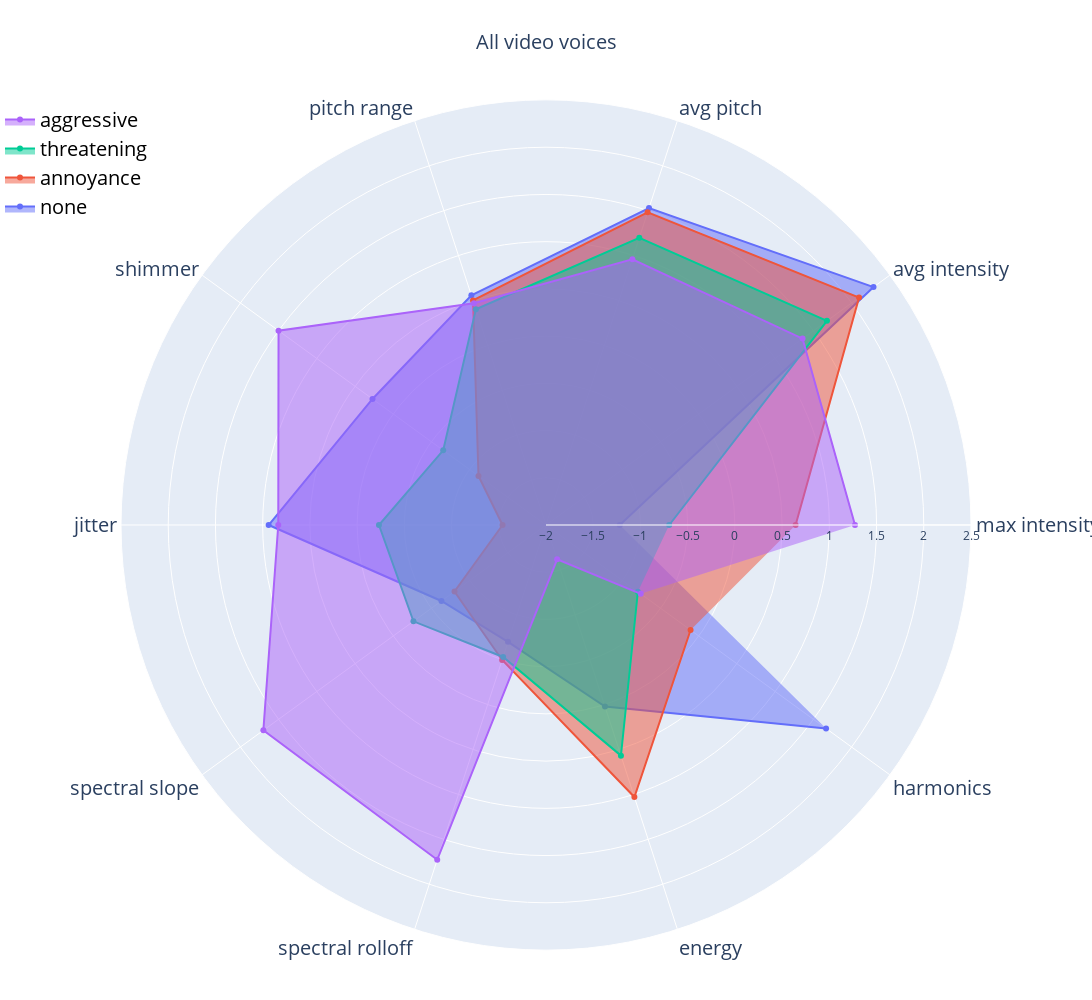

Source (notebook cell):
### Code cell
radarPlotDataframes(means_all_parent, 'All video voices', 'parent', -2.0, 2.5 )

### Figure 1 — Plotly figure (JSON) as saved in the notebook; plotly's stock layout.template omitted (floating-point values rounded to 4 significant figures)
{"data": [{"fill": "toself", "name": "none", "r": [-1.219, 2.287, 1.529, 0.5567, 0.2707, 0.9367, -0.6312, -0.699, 0.0219, 1.666, -1.69, -0.06872, 1.49], "subplot": "polar", "theta": ["max intensity", "avg intensity", "avg pitch", "pitch range", "shimmer", "jitter", "spectral slope", "spectral rolloff", "energy", "harmonics"], "type": "scatterpolar"}, {"fill": "toself", "name": "annoyance", "r": [0.6428, 2.097, 1.481, 0.5005, -1.117, -1.54, -0.8028, -0.4973, 1.029, -0.1077, 0.9183, -0.6706, -1.195], "subplot": "polar", "theta": ["max intensity", "avg intensity", "avg pitch", "pitch range", "shimmer", "jitter", "spectral slope", "spectral rolloff", "energy", "harmonics"], "type": "scatterpolar"}, {"fill": "toself", "name": "threatening", "r": [-0.6954, 1.677, 1.197, 0.4023, -0.6547, -0.2313, -0.2651, -0.5307, 0.5678, -0.7979, 0.4103, -0.9094, -0.5396], "subplot": "polar", "theta": ["max intensity", "avg intensity", "avg pitch", "pitch range", "shimmer", "jitter", "spectral slope", "spectral rolloff", "energy", "harmonics"], "type": "scatterpolar"}, {"fill": "toself", "name": "aggressive", "r": [1.272, 1.358, 0.9588, 0.4685, 1.501, 0.8348, 1.699, 1.727, -1.618, -0.76, 0.3618, 1.649, 0.2454], "subplot": "polar", "theta": ["max intensity", "avg intensity", "avg pitch", "pitch range", "shimmer", "jitter", "spectral slope", "spectral rolloff", "energy", "harmonics"], "type": "scatterpolar"}], "layout": {"annotations": [{"font": {"size": 20}, "showarrow": false, "text": "All video voices", "x": 0.5, "xanchor": "center", "xref": "paper", "y": 1.05, "yanchor": "bottom", "yref": "paper"}], "autosize": false, "height": 1000, "legend": {"font": {"color": "black", "size": 20}, "traceorder": "reversed", "x": 0, "y": 1}, "margin": {"b": 50, "l": 0, "r": 0, "t": 100}, "polar": {"angularaxis": {"tickfont": {"size": 20}}, "domain": {"x": [0, 1], "y": [0, 1]}, "radialaxis": {"range": [-2, 2.5], "visible": true}}, "showlegend": true, "width": 1200}}
